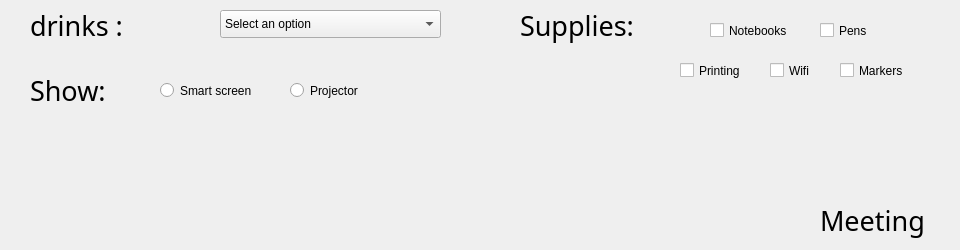
        <widget class="QWidget" name="Meeting">
         <widget class="QComboBox" name="combodrinks_2">
          <property name="geometry">
           <rect>
            <x>220</x>
            <y>10</y>
            <width>221</width>
            <height>28</height>
           </rect>
          </property>
          <property name="editable">
           <bool>false</bool>
          </property>
          <property name="currentText">
           <string>Select an option</string>
          </property>
          <property name="currentIndex">
           <number>0</number>
          </property>
          <property name="placeholderText">
           <string/>
          </property>
          <item>
           <property name="text">
            <string>Select an option</string>
           </property>
          </item>
          <item>
           <property name="text">
            <string>hot drinks</string>
           </property>
          </item>
          <item>
           <property name="text">
            <string>fresh drinks</string>
           </property>
          </item>
          <item>
           <property name="text">
            <string>soft drinks</string>
           </property>
          </item>
         </widget>
         <widget class="QLabel" name="label_97">
          <property name="geometry">
           <rect>
            <x>30</x>
            <y>70</y>
            <width>101</width>
            <height>41</height>
           </rect>
          </property>
          <property name="font">
           <font>
            <family>Bauhaus 93</family>
            <pointsize>20</pointsize>
           </font>
          </property>
          <property name="styleSheet">
           <string notr="true"/>
          </property>
          <property name="text">
           <string>Show:</string>
          </property>
         </widget>
         <widget class="QLabel" name="label_92">
          <property name="geometry">
           <rect>
            <x>520</x>
            <y>0</y>
            <width>161</width>
            <height>51</height>
           </rect>
          </property>
          <property name="font">
           <font>
            <family>Bauhaus 93</family>
            <pointsize>20</pointsize>
           </font>
          </property>
          <property name="styleSheet">
           <string notr="true"/>
          </property>
          <property name="text">
           <string>Supplies:</string>
          </property>
         </widget>
         <widget class="QLabel" name="label_93">
          <property name="geometry">
           <rect>
            <x>30</x>
            <y>10</y>
            <width>111</width>
            <height>31</height>
           </rect>
          </property>
          <property name="font">
           <font>
            <family>Bauhaus 93</family>
            <pointsize>20</pointsize>
           </font>
          </property>
          <property name="styleSheet">
           <string notr="true"/>
          </property>
          <property name="text">
           <string>drinks :</string>
          </property>
         </widget>
         <widget class="QCheckBox" name="printing">
          <property name="geometry">
           <rect>
            <x>680</x>
            <y>60</y>
            <width>81</width>
            <height>21</height>
           </rect>
          </property>
          <property name="text">
           <string>Printing</string>
          </property>
         </widget>
         <widget class="QCheckBox" name="Notebooks">
          <property name="geometry">
           <rect>
            <x>710</x>
            <y>20</y>
            <width>101</width>
            <height>21</height>
           </rect>
          </property>
          <property name="text">
           <string>Notebooks</string>
          </property>
         </widget>
         <widget class="QCheckBox" name="pens">
          <property name="geometry">
           <rect>
            <x>820</x>
            <y>20</y>
            <width>71</width>
            <height>21</height>
           </rect>
          </property>
          <property name="text">
           <string>Pens</string>
          </property>
         </widget>
         <widget class="QCheckBox" name="markers">
          <property name="geometry">
           <rect>
            <x>840</x>
            <y>60</y>
            <width>101</width>
            <height>21</height>
           </rect>
          </property>
          <property name="text">
           <string>Markers</string>
          </property>
          <property name="checkable">
           <bool>true</bool>
          </property>
          <property name="checked">
           <bool>false</bool>
          </property>
         </widget>
         <widget class="QCheckBox" name="Wifi">
          <property name="geometry">
           <rect>
            <x>770</x>
            <y>60</y>
            <width>61</width>
            <height>21</height>
           </rect>
          </property>
          <property name="text">
           <string>Wifi</string>
          </property>
          <property name="checked">
           <bool>false</bool>
          </property>
         </widget>
         <widget class="QWidget" name="widget_15" native="true">
          <property name="geometry">
           <rect>
            <x>160</x>
            <y>60</y>
            <width>251</width>
            <height>51</height>
           </rect>
          </property>
          <widget class="QRadioButton" name="projector">
           <property name="geometry">
            <rect>
             <x>130</x>
             <y>20</y>
             <width>91</width>
             <height>21</height>
            </rect>
           </property>
           <property name="styleSheet">
            <string notr="true"/>
           </property>
           <property name="text">
            <string>Projector</string>
           </property>
          </widget>
          <widget class="QRadioButton" name="smart_screen">
           <property name="geometry">
            <rect>
             <x>0</x>
             <y>20</y>
             <width>121</width>
             <height>21</height>
            </rect>
           </property>
           <property name="text">
            <string>Smart screen</string>
           </property>
          </widget>
         </widget>
         <widget class="QLabel" name="label_94">
          <property name="geometry">
           <rect>
            <x>820</x>
            <y>200</y>
            <width>131</width>
            <height>41</height>
           </rect>
          </property>
          <property name="font">
           <font>
            <family>Bauhaus 93</family>
            <pointsize>20</pointsize>
           </font>
          </property>
          <property name="styleSheet">
           <string notr="true"/>
          </property>
          <property name="text">
           <string>Meeting</string>
          </property>
         </widget>
        </widget>
